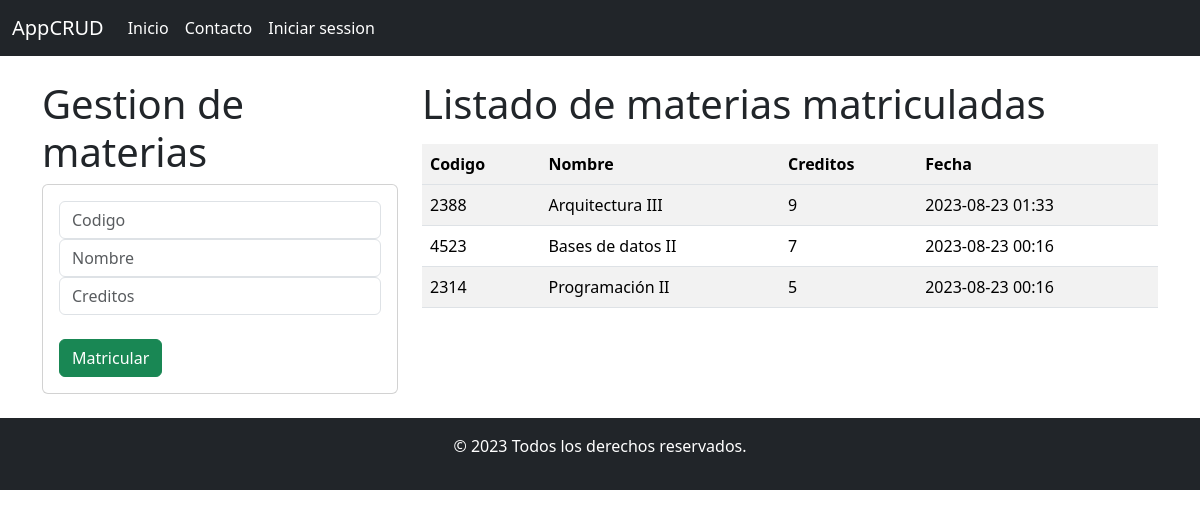
/home/, run on an earlier commit of the app's database.
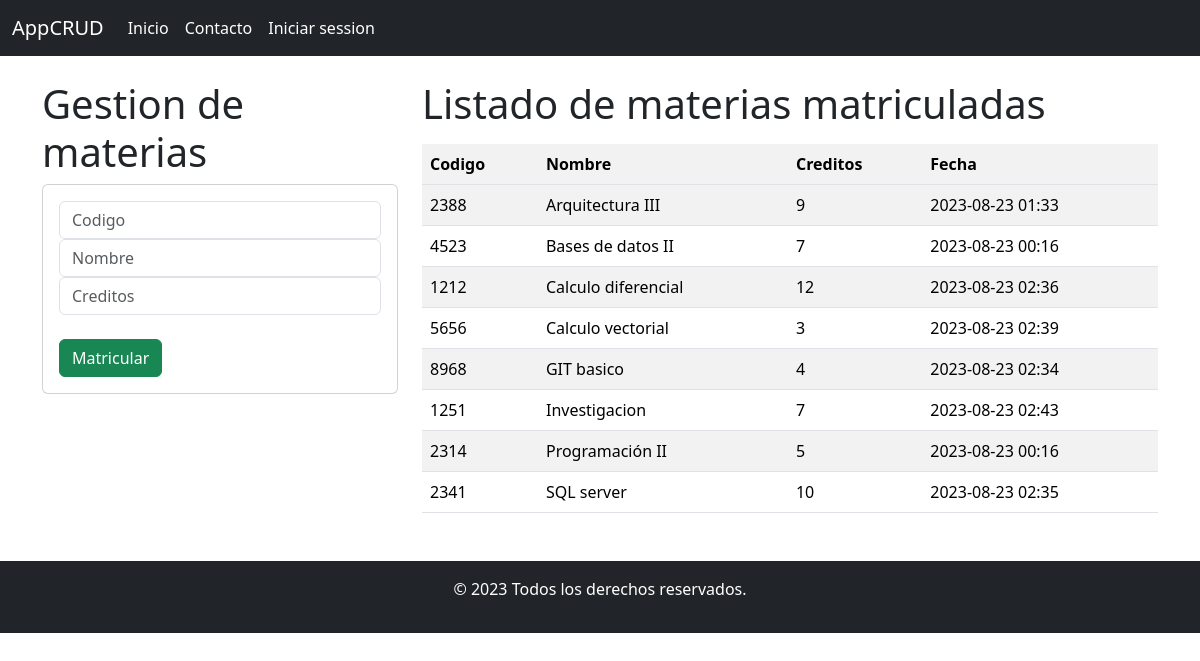
And on a later commit of the database.
### GestionarMaterias/models.py (models this page shows, shortened)
class MaricularMaterias(models.Model):
    id = models.CharField(primary_key=True,  max_length=5)
    nombre = models.CharField(max_length=40, blank=False, null=False)
    creditos = models.PositiveSmallIntegerField(blank=False, null=False)
    fecha = models.DateTimeField(auto_now=True)

### GestionarMaterias/views.py (the view)
# urls.py: path('home/', views.home, name="home" ),
def home(request):
    materias = MaricularMaterias.objects.all().order_by("nombre")
    contexto = {"materias": materias}
    return render(request, "gestionMaterias.html", context=contexto)

### GestionarMaterias/templates/gestionMaterias.html (shortened to what this page needs)
{% extends "main.html" %}
{% block body %}
<div class="row">
    <div class="col-sm-12 col-md-6 col-lg-4 col-xl-4">
        <h1> Gestion de materias</h1>
        <div class="card">
            <div class="card-body">
                <form action="{% url 'register' %}" method="POST">
                    <div class="form-group">
                        <input type="text"  name="codigo" class="form-control" placeholder="Codigo" max="4" required>
                    </div>
                    <div class="form-group">
                        <input type="text"  name="nombre" class="form-control" placeholder="Nombre"  max="40" required>
                    </div>
                    <div class="form-group">
                        <input type="text" name="creditos" class="form-control" placeholder="Creditos" required>
                    </div>
                    <div class="form-group">
                        <br>
                        <button type="submit" class="btn btn-success "> Matricular</button>
                    </div>
                </form>
            </div>
        </div>
    </div>
<div class="col-sm-12 col-md-6 col-lg-8 col-xl-8">
    <h1> Listado de materias matriculadas</h1>
    <div class="table-responsive py-2">
        <table class="table table-striped">
            <thhead>
                <tr>
                    <th> Codigo</th>
                    <th> Nombre</th>
                    <th> Creditos</th>
                    <th> Fecha</th>
                </tr>
            </thhead>
            <tbody>
                {% for materia in materias %}
                <tr>
                    <td>{{materia.id}}</td>
                    <td>{{materia.nombre}}</td>
                    <td>{{materia.creditos}}</td>
                    <td>{{materia.fecha|date:"Y-m-d H:i"}}</td>
                </tr>
                {% endfor %}
            </tbody>
        </table>
    </div>
</div>
</div>
{% endblock %}

What changed in the data, as far as the page shows it:
added MaricularMaterias: id "1212", nombre "Calculo diferencial", creditos "12", fecha "2023-08-23 02:36"
added MaricularMaterias: id "5656", nombre "Calculo vectorial", creditos "3", fecha "2023-08-23 02:39"
added MaricularMaterias: id "8968", nombre "GIT basico", creditos "4", fecha "2023-08-23 02:34"
added MaricularMaterias: id "1251", nombre "Investigacion", creditos "7", fecha "2023-08-23 02:43"
added MaricularMaterias: id "2341", nombre "SQL server", creditos "10", fecha "2023-08-23 02:35"
